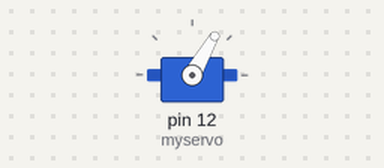
A sketch run on a simulated Arduino Uno, built with avr-gcc and run on an emulated ATmega328P. Parts: servo.

Above: at 0.05 s.
Timing chart, 0 to 3.0 s (numbered marks = the images above):
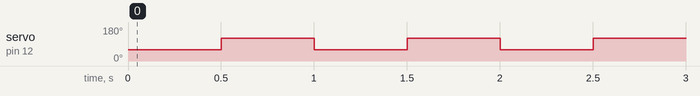

Measured:
- by itself, servo on pin 12 (myservo): alternates 120° for 0.50 s and 60° for 0.50 s

The sketch:

move_finger.ino
```cpp
#include <Servo.h>

Servo myservo;  // create servo object to control a servo

int val;    // variable to read the value from the analog pin

void setup() {
  myservo.attach(12);  // attaches the servo on pin 9 to the servo object
}

void loop() {
  val = 60;    // scale it to use it with the servo (value between 0 and 180)
  myservo.write(val);
  delay(500);
  val =   120;
  myservo.write(val);
  delay(500);
}
```
